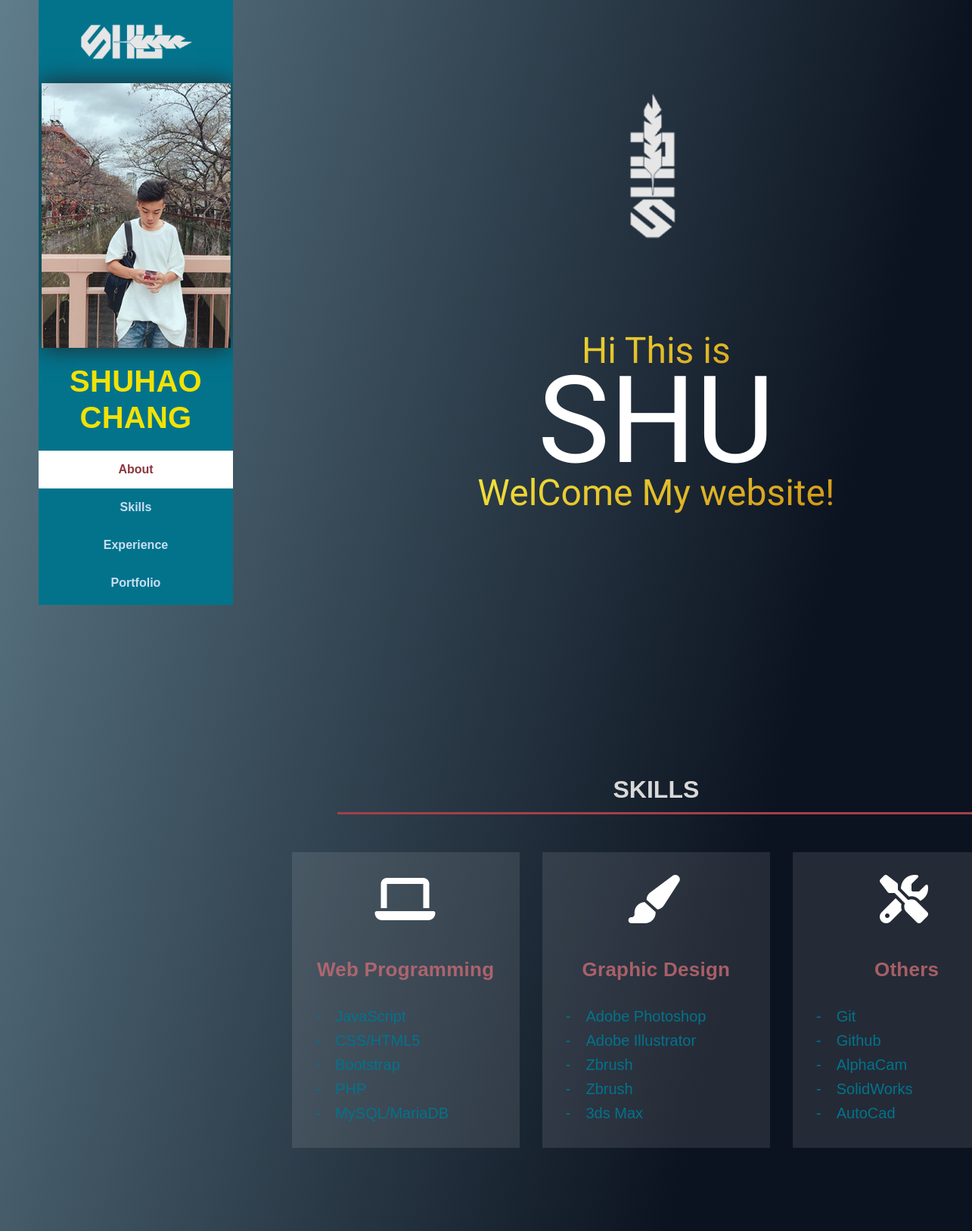
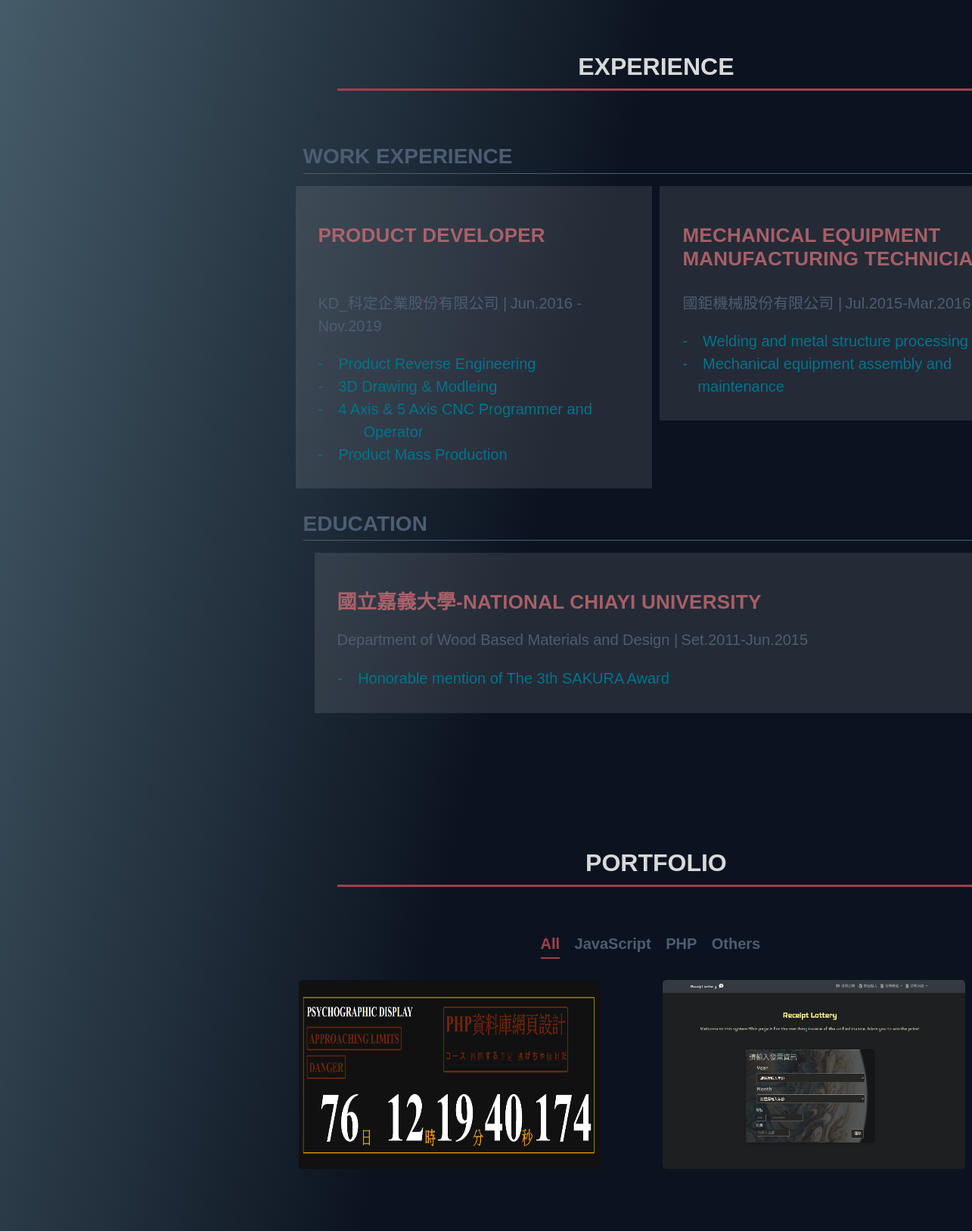
The page / (upper part) on the database its author committed (2 pictures, top to bottom).
### tables this page shows
CREATE TABLE `res_profile` (
  `id` int(10) UNSIGNED NOT NULL,
  `email` text NOT NULL COMMENT '信箱',
  `phone` varchar(32) NOT NULL COMMENT '電話',
  `name` text NOT NULL,
  `intro` text NOT NULL,
  `birth` text NOT NULL,
  `location` text NOT NULL,
  `img` text NOT NULL
);

CREATE TABLE `res_skills` (
  `id` int(10) UNSIGNED NOT NULL,
  `web` text NOT NULL,
  `graphic` text NOT NULL,
  `others` text NOT NULL,
  `sh` int(10) NOT NULL
);

CREATE TABLE `res_work_exp` (
  `id` int(10) UNSIGNED NOT NULL,
  `ser_name` text NOT NULL,
  `ser_date` text NOT NULL,
  `ser_con` text NOT NULL,
  `ser_title` text NOT NULL,
  `sh` int(11) NOT NULL
);

CREATE TABLE `res_edu_exp` (
  `id` int(10) UNSIGNED NOT NULL,
  `edu_name` text NOT NULL,
  `edu_date` text NOT NULL,
  `edu_dept` text NOT NULL,
  `edu_con` text NOT NULL,
  `sh` int(11) NOT NULL
);

### base.php (called while the page is built, shortened)
<?php
class DB{
    private $dsn="mysql:host=localhost;charset=utf8;dbname=resume";
    private $root="root";
    private $password="";
    private $table;
    private $pdo;
    public function __construct($table){
        $this->table=$table;
        $this->pdo=new PDO($this->dsn,$this->root,$this->password);
    }
    public function all(...$arg){
        $sql="select * from $this->table ";
        if(!empty($arg[0]) && is_array($arg[0])){
            foreach($arg[0] as $key => $value){
                $tmp[]=sprintf("`%s`='%s'",$key,$value);
            }
            $sql=$sql. " where ".implode(" && ",$tmp);
        }
        return $this->pdo->query($sql)->fetchAll();
    }
public function find($arg){
    $sql="select * from $this->table ";
    if( is_array($arg)){
        foreach($arg as $key => $value){
            $tmp[]=sprintf("`%s`='%s'",$key,$value);
        }
        $sql=$sql. " where ".implode(" && ",$tmp);
    }else{
        $sql=$sql. " where `id`='$arg'";
    }
    return $this->pdo->query($sql)->fetch(PDO::FETCH_ASSOC);
}
}
?>

### index.php (the view, shortened to what this page needs)
<?php include_once "base.php";?>
<!DOCTYPE html>
<html lang="en">
  <head>
    <link href="vendor/bootstrap/css/bootstrap.min.css" rel="stylesheet" />
    <link rel="stylesheet" href="assets/css/fontawesome.css" />
    <link rel="stylesheet" href="assets/css/templatemo-style.css" />
    <link rel="stylesheet" href="assets/css/owl.css" />
    <link rel="stylesheet" href="assets/css/lightbox.css" />
    <link rel="stylesheet" type="text/css" href="assets/css/animate.css" />
  </head>
  <body>
    <div id="page-wraper">
      <div class="responsive-nav">
        <?php
              $total=new DB('res_profile');
              $profile=$total->find(1);
            ?>
        <div id="menu" class="menu">
          <div class="container">
            <div class="t-image">
              <a href="#"><img src="assets/images/LOGO-USING.png" alt="" /></a>
            </div>
            <div class="image">
              <a href="#">
                <img src="pic/<?=$profile['img'];?>" alt="" />
              </a>
            </div>
            <?php
              $total=new DB('res_profile');
              $profile=$total->find(1);
            ?>
            <h4 class="name"><?=$profile['name'];?></h4>
            <nav class="main-nav" role="navigation">
              <ul class="main-menu">
                <li><a href="#section0">About</a></li>
                <li><a href="#section1">Skills</a></li>
                <li><a href="#section2">Experience</a></li>
                <li><a href="#section3">Portfolio</a></li>
                <li><a href="#section4">Job search Conditions</a></li>
              </ul>
            </nav>
          </div>
        </div>
      </div>
        <section class="section section about" data-section="section0" >
          <div class="container">
            <div class="section-heading align-items-center">
              <div class="row">
                <div class="col-md-12 col-sm-12 text-center">
                  <div class="contents">
                    <img src="assets/images/LOGO-USINGT.png" class="wow fadeInUp animated" style=" animation-delay:0.1s; margin-bottom:100px;" alt="" />
                    <h1 class="wow fadeInUp animated set1" style="animation-delay:0.3s">
                      Hi This is
                    </h1>
                    <h1 class="wow fadeInUp animated set2" style="animation-delay:0.6s">
                      SHU
                    </h1>
                    <h1 class="wow fadeInUp animated set1" style="animation-delay:0.9s">
                      WelCome My website!
                    </h1>
                  </div>
                </div>
              </div>
            </div>
          </div>
        </section>
      <section class="section section about-me" data-section="section1" >
        <div class="container">
          <div class="section-heading align-items-center">
            <h2>SKILLS</h2>
            <div class="line-dec"></div>
          </div>
        </div>
          <div class="row">
            <div class="col-lg-4 bbx">
              <div class="service-item">
                <i class="fas fa-laptop fa-4x fass"></i>
                <h4>Web Programming</h4>
                <table class="tt1">
                  <tbody>
                  <?php
                    $db=new DB("res_skills");
                    $rows=$db->all();
                    foreach($rows as $row){
                  ?>
                    <tr>
                      <td>
                        -　<?=$row['web'];?>
                      </td>
                    </tr>
                    <?php
                      }
                    ?>
                  </tbody>
                </table>
              </div>
            </div>
            <div class="col-lg-4 bbx">
              <div class="service-item">
                <i class="fas fa-paint-brush fa-4x fass"></i>
                <h4>Graphic Design</h4>
                <table class="tt1">
                  <tbody>
                  <?php
                      $db=new DB("res_skills");
                      $rows=$db->all();
                      foreach($rows as $row){
                    ?>
                    <tr>
                      <td>
                        -　<?=$row['graphic'];?>
                      </td>
                    </tr>
                    <?php
                      }
                    ?>
                  </tbody>
                </table>
              </div>
            </div>
            <div class="col-md-4 bbx">
              <div class="service-item">
                <i class="fas fa-tools fa-4x icon fass"></i>
                <h4>Others</h4>
                <table class="tt1">
                  <tbody>
                  <?php
                      $db=new DB("res_skills");
                      $rows=$db->all();
                      foreach($rows as $row){
                    ?>
                    <tr>
                      <td>
                        -　<?=$row['others'];?>
                      </td>
                    </tr>
                    <?php
                      }
                    ?>
                  </tbody>
                  </table>
              </div>
            </div>
          </div>
      </section>
      <section class="section my-services ss2" data-section="section2">
        <div class="container">
          <div class="section-heading">
            <h2>EXPERIENCE</h2>
            <div class="line-dec"></div>
          </div>
          <h3 class="e-h3">WORK EXPERIENCE</h3>
          <div class="mt-3 row">
            <?php
            $db=new DB("res_work_exp");
            $rows=$db->all(['sh'=>1]);
            foreach($rows as $row){
            ?>
            <div class="col-md-6">
              <div class="service-item">
                <div><h4><?=$row["ser_title"]?></h4></div>
                <div class="sss2">
                  <span>
                    <?=$row["ser_name"]?>
                  </span>
                    <span>|</span>
                    <span>
                      <?=$row["ser_date"]?>
                    </span>
                </div>
                <div class="tt2"><?=nl2br($row["ser_con"]);?></div>
              </div>
            </div>
            <?php
              }
            ?>
          </div>
          <div>
            <h3 class="e-h3">EDUCATION</h3>
             <div class="mt-3 col-xl-12">
              <?php
                  $db=new DB("res_edu_exp");
                  $rows=$db->all();
                  foreach($rows as $row){
              ?>
              <div class="service-item">
                <div><h4><?=$row["edu_name"]?></h4></div>
                <span>
                <?=$row["edu_dept"]?>
                </span>
                <span>|</span>
                <span>
                  <?=$row["edu_date"]?>
                </span>
                <table class="tt2">
                  <tbody>
                    <tr>
                      <td>-　<?=$row["edu_con"]?></td>
                    </tr>
                  </tbody>
                </table>
              </div>
              </div>
            </div>
            <?php
              }
            ?>
        </div>
      </section>
<?php
  $db=new DB("res_portfolio");
  $rows=$db->all(['sh'=>1]);
?>
      <section class="section my-work" data-section="section3">
        <div class="container">
          <div class="section-heading">
            <h2>PORTFOLIO</h2>
            <div class="line-dec"></div>
          </div>
          <div class="row">
            <div class="isotope-wrapper">
              <form class="isotope-toolbar">
                <label
                  ><input
                  <span>all</span></label
                >
                <label
                  ><input
                  <span>JavaScript</span></label
                >
                <label
                  ><input
                  <span>PHP</span></label
                >
                <label
                  ><input
                  <span>Others</span></label>
              </form>
              <div class="isotope-box">
              <?php
                foreach($rows as $row){
              ?>
                <div class="isotope-item" data-type="<?=$row['type'];?>">
                  <figure class="snip1321">
                  </figure>
                </div>
                <?php
                  }
                ?>
              </div>
            </div>
          </div>
        </div>
      </section>
    </div>
  </body>
</html>

### rows shown on the page
res_profile: img (picture), name "SHUHAO CHANG"
res_skills: web "MySQL/MariaDB", graphic "3ds Max", others "AutoCad"
res_skills: graphic "Adobe Photoshop", others "Git"
res_skills: graphic "Adobe Illustrator", others "Github"
res_skills: graphic "Zbrush", others "AlphaCam"
res_skills: graphic "Zbrush", others "SolidWorks"
res_work_exp: ser_title "PRODUCT DEVELOPER", ser_name "KD_科定企業股份有限公司", ser_date "Jun.2016 - Nov.2019", ser_con "- Product Reverse Engineering - 3D Drawing & Modleing - 4 Axis & 5 Axis CNC Programmer and Operator - Product Mass Production"
res_work_exp: ser_title "MECHANICAL EQUIPMENT MANUFACTURING…", ser_name "國鉅機械股份有限公司", ser_date "Jul.2015-Mar.2016", ser_con "- Welding and metal structure processing - Mechanical equipment assembly and maintenance"
res_edu_exp: edu_name "國立嘉義大學-NATIONAL CHIAYI UNIVERSITY", edu_dept "Department of Wood Based Materials and Design", edu_date "Set.2011-Jun.2015", edu_con "Honorable mention of The 3th SAKURA Award"
